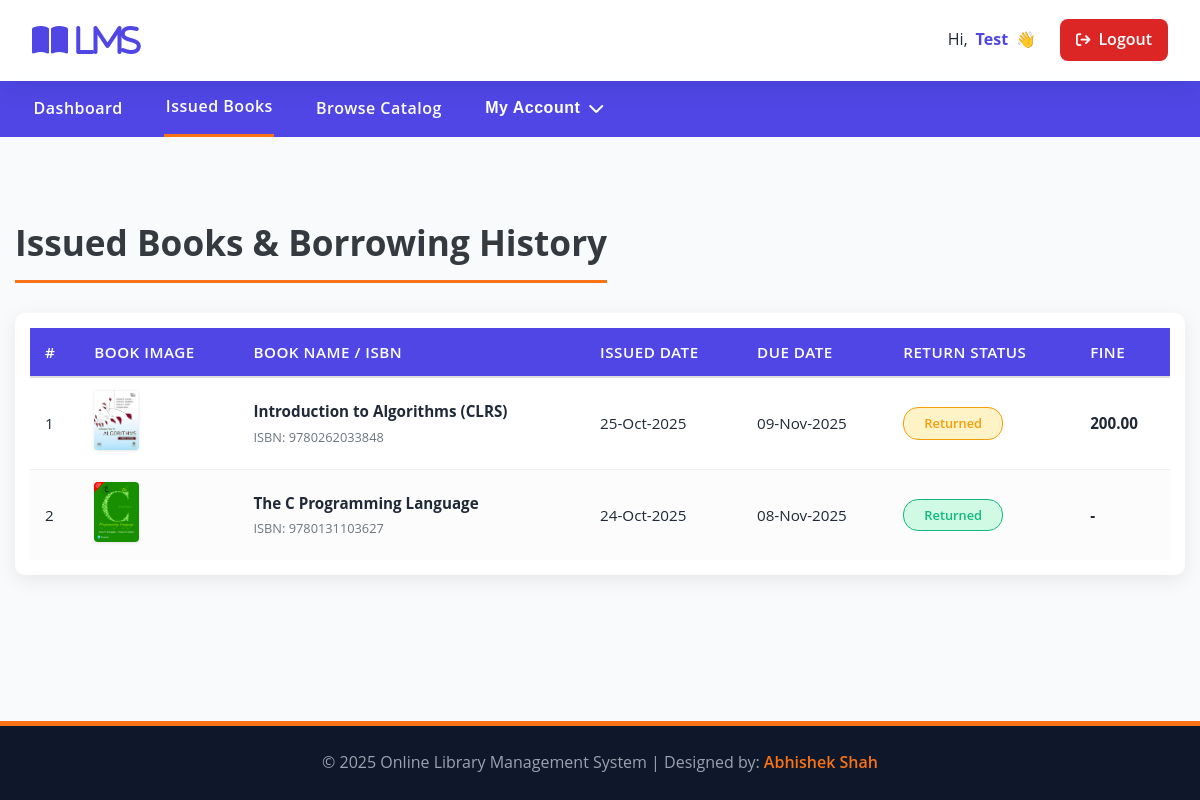
/library/issued-books.php (signed in), run on the app's committed database.
### tables this page shows
CREATE TABLE `tblissuedbookdetails` (
  `id` int(11) NOT NULL,
  `BookID` int(11) DEFAULT NULL,
  `StudentID` int(150) DEFAULT NULL,
  `IssuesDate` timestamp NULL DEFAULT current_timestamp(),
  `ReturnDate` timestamp NULL DEFAULT NULL,
  `ReturnStatus` tinyint(1) NOT NULL DEFAULT 0,
  `fine` decimal(10,2) DEFAULT NULL,
  `ExpectedReturnDate` date GENERATED ALWAYS AS (`IssuesDate` + interval 14 day) STORED
);

CREATE TABLE `tblbooks` (
  `id` int(11) NOT NULL,
  `BookName` varchar(255) DEFAULT NULL,
  `CatId` int(11) DEFAULT NULL,
  `AuthorId` int(11) DEFAULT NULL,
  `PublisherId` int(11) DEFAULT NULL,
  `ISBNNumber` varchar(20) DEFAULT NULL,
  `BookPrice` decimal(10,2) DEFAULT NULL,
  `bookCopies` int(11) NOT NULL DEFAULT 10,
  `bookImage` longblob DEFAULT NULL,
  `regDate` timestamp NULL DEFAULT current_timestamp(),
  `updationDate` timestamp NULL DEFAULT NULL ON UPDATE current_timestamp(),
  `isIssued` int(1) NOT NULL DEFAULT 0 COMMENT '0=Available, 1=Issued',
  `bookEdition` varchar(50) DEFAULT NULL COMMENT 'The edition of the book',
  `BookDescription` text DEFAULT NULL COMMENT 'Summary or detailed description of the book'
);

### library/issued-books.php (the view, shortened to what this page needs)
<?php
include('includes/config.php');
if(strlen($_SESSION['login'])==0) {
    header('location:index.php');
    exit();
} else {
    $sid = $_SESSION['stdid'];
    $sql = "SELECT
        tblbooks.BookName,
        tblbooks.ISBNNumber,
        tblissuedbookdetails.IssuesDate,
        tblissuedbookdetails.ReturnDate,
        tblissuedbookdetails.id as rid,
        tblissuedbookdetails.fine,
        tblissuedbookdetails.ReturnStatus,
        tblbooks.id as bid,
        tblbooks.bookImage
        FROM tblissuedbookdetails
        JOIN tblstudents ON tblstudents.StudentId = tblissuedbookdetails.StudentID
        JOIN tblbooks ON tblbooks.id = tblissuedbookdetails.BookID
        WHERE tblstudents.StudentId = :sid
        ORDER BY tblissuedbookdetails.id DESC";
    try {
        $query = $dbh->prepare($sql);
        $query->bindParam(':sid', $sid, PDO::PARAM_STR);
        $query->execute();
        $results = $query->fetchAll(PDO::FETCH_OBJ);
    } catch (PDOException $e) {
        die("Database Query Error: " . $e->getMessage());
    }
?>
<!DOCTYPE html>
<html xmlns="http://www.w3.org/1999/xhtml">
<head>
    <link rel="stylesheet" href="https://cdnjs.cloudflare.com/ajax/libs/font-awesome/6.5.2/css/all.min.css" />
    <link rel="stylesheet" href="assets/css/style.css"/>
</head>
<body>
    <?php include('includes/header.php');?>
    <div class="content-wrapper">
        <div class="container-custom">
            <h4 class="header-title-main">Issued Books & Borrowing History</h4>
            <div class="table-responsive-box">
                <?php if($query->rowCount() > 0) { ?>
                <table class="data-table">
                    <thead>
                        <tr>
                            <th>#</th>
                            <th>Book Image</th>
                            <th>Book Name / ISBN</th>
                            <th>Issued Date</th>
                            <th>Due Date</th>
                            <th>Return Status</th>
                            <th>Fine</th>
                        </tr>
                    </thead>
                    <tbody>
                        <?php
                        $cnt = 1;
                        foreach($results as $result) {
                            $isOverdue = false;
                            $fineDisplay = "-";
                            $statusText = "";
                            $statusClass = "";
                            $dueDate = date('d-m-Y', strtotime($result->IssuesDate . ' + 15 days'));
                            if ($result->ReturnStatus == 1) {
                                $statusText = "Returned";
                                $statusClass = "status-success";
                                $fineDisplay = ($result->fine > 0) ? number_format($result->fine, 2) : "-";
                                if ($result->fine > 0) {
                                     $statusClass = "status-warning";
                                 }
                            }
                        ?>
                        <tr class="<?php echo $isOverdue ? 'overdue-row' : ''; ?>">
                            <td data-label="#"><?php echo $cnt;?></td>
                            <td data-label="Image" class="book-image-cell">
                                <?php if($result->bookImage): ?>
                                    <img src="admin/assets/img/<?php echo htmlentities($result->bookImage);?>" alt="Book Cover" class="book-cover-thumb"/>
                                <?php else: ?>
                                    <i class="fas fa-book-open book-cover-icon"></i>
                                <?php endif; ?>
                            </td>
                            <td data-label="Book Name / ISBN">
                                <strong><?php echo htmlentities($result->BookName);?></strong><br/>
                                <span class="isbn-number">ISBN: <?php echo htmlentities($result->ISBNNumber);?></span>
                            </td>
                            <td data-label="Issued Date"><?php echo date('d-M-Y', strtotime($result->IssuesDate));?></td>
                            <td data-label="Due Date" class="<?php echo $isOverdue ? 'overdue-date-text' : ''; ?>">
                                <?php
                                    echo date('d-M-Y', strtotime($dueDate));
                                ?>
                            </td>
                            <td data-label="Return Status">
                                <span class="status-badge <?php echo $statusClass; ?>">
                                    <?php echo $statusText; ?>
                                </span>
                            </td>
                            <td data-label="Fine" class="fine-amount">
                                <?php echo $fineDisplay; ?>
                            </td>
                        </tr>
                        <?php $cnt++; } ?>
                    </tbody>
                </table>
                <?php } ?>
            </div>
        </div>
    </div>
    <?php include('includes/footer.php');?>
</body>
</html>
<?php } ?>

### library/assets/css/style.css (style rules this page uses)
* { box-sizing: border-box; }
body { font-family: "Inter", "Segoe UI", Roboto, sans-serif; margin: 0; background: linear-gradient(180deg, #eef2ff 0%, #f9fafb 50%, #f9fafb 100%); color: var(--text-dark); display: flex; flex-direction: column; min-height: 100vh; overflow-x: hidden; line-height: 1.6; }
.content-wrapper { flex-grow: 1; padding: 2.5rem 0; background: var(--bg-light); }
.container-custom { max-width: 1300px; margin: 0 auto; padding: 0 15px; }
.header-title-main { font-size: 2.2rem; font-weight: 700; color: #343a40; margin-bottom: 30px; border-bottom: 3px solid var(--accent-orange); padding-bottom: 10px; display: inline-block; }
.table-responsive-box { margin: 0 auto 40px auto; background: #ffffff; padding: 15px; border-radius: 10px; box-shadow: 0 5px 20px rgba(0, 0, 0, 0.08); }
.data-table { width: 100%; border-collapse: collapse; font-size: 0.95rem; }
.data-table th { background-color: var(--primary-indigo); color: white; font-weight: 600; padding: 12px 15px; text-align: left; border-bottom: 2px solid #ddd; text-transform: uppercase; letter-spacing: 0.5px; }
.data-table td { padding: 12px 15px; border-bottom: 1px solid #f1f1f1; color: var(--text-dark); vertical-align: middle; }
.data-table tr:last-child td { border-bottom: none; }
.data-table tr:nth-child(even) { background-color: #fcfcfc; }
.book-cover-thumb { width: 45px; height: 60px; object-fit: cover; border-radius: 4px; box-shadow: 0 1px 3px rgba(0, 0, 0, 0.1); }
.isbn-number { font-size: 0.8rem; color: #6c757d; }
.status-badge { display: inline-block; padding: 5px 10px; border-radius: 15px; font-weight: 600; font-size: 0.8rem; text-align: center; min-width: 100px; }
.status-success { background-color: #d1fae5; color: var(--success-green); border: 1px solid var(--success-green); }
.status-warning { background-color: #fef3c7; color: var(--warning-yellow); border: 1px solid var(--warning-yellow); }
.fine-amount { font-weight: 700; color: #495057; }
body { background-color: #f7f9fc; color: #333; font-family: 'Open Sans', sans-serif; }
.content-wrapper { padding-top: 30px; padding-bottom: 50px; }

### data on the page
tblissuedbookdetails: BookID.bookImage (picture), BookID.BookName "Introduction to Algorithms (CLRS)", BookID.ISBNNumber "9780262033848", IssuesDate "25-Oct-2025", IssuesDate "09-Nov-2025", ReturnStatus "Returned", fine "200.00"
tblissuedbookdetails: BookID.bookImage (picture), BookID.BookName "The C Programming Language", BookID.ISBNNumber "9780131103627", IssuesDate "24-Oct-2025", IssuesDate "08-Nov-2025", ReturnStatus "Returned", fine "-"

### other printed values
$_SESSION['fname'] "Test"
